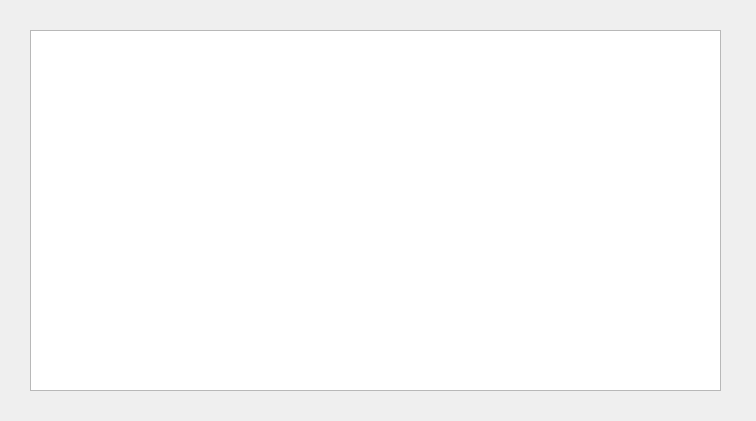
<?xml version="1.0" encoding="UTF-8"?>
<ui version="4.0">
 <class>AvailableItems</class>
 <widget class="QWidget" name="AvailableItems">
  <property name="geometry">
   <rect>
    <x>0</x>
    <y>0</y>
    <width>756</width>
    <height>421</height>
   </rect>
  </property>
  <property name="windowTitle">
   <string>Form</string>
  </property>
  <widget class="QTableView" name="tableView">
   <property name="geometry">
    <rect>
     <x>30</x>
     <y>30</y>
     <width>691</width>
     <height>361</height>
    </rect>
   </property>
  </widget>
 </widget>
 <resources/>
 <connections/>
</ui>
